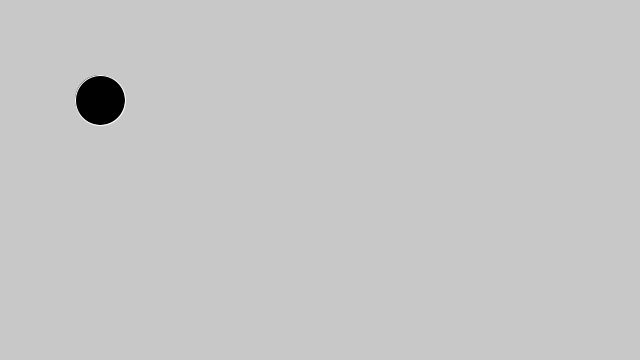
Frame 1 (no input)
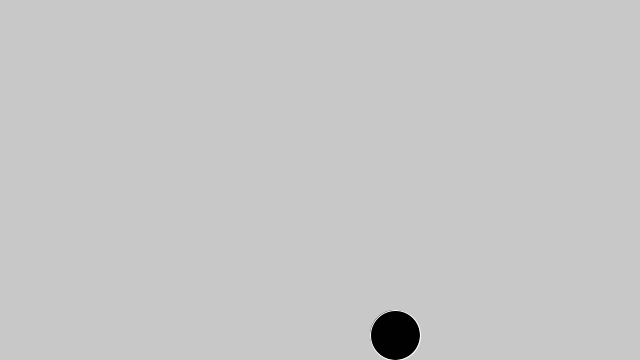
Frame 60 (the mouse pressed at the canvas centre just before this capture)
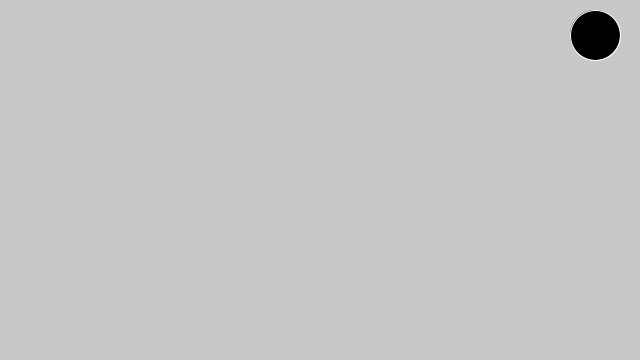
Frame 120 (the mouse held since frame 60 and released just before this capture)

The Processing sketch that drew these frames (run headless with seeded random() and noise(); from frame 60 on, the mouse is pressed at the canvas centre):

// Processing sketch: Activitat_2
// ── Activitat_2.pde
  PVector localitzacio; //Declarem dos variables PVector que son localitzacio i velocitat. Si ho fesim sense vectors tindrioem 4 variables.
  PVector velocitat;
 

   
  void setup() {
    size(640,360); //Mide Pantalla
    localitzacio = new PVector(100,100); //Donem una posicio inicial a la bola.
    velocitat = new PVector(5,5); //Donem la velocitat que volem en x , y.
    
  
  }
   
  void draw() {
    
   
    background(200);//Diem el color que volem de fons.
    stroke(255);//Color de la linia de la bola
    fill(1);//Color de la bola
    ellipse(localitzacio.x,localitzacio.y,50,50); //Fem referencia a la a la variable localitzacio que hem declarat com a Vector.Diem la posicio x, y
  
    localitzacio.add(velocitat);//Afageix el vector velociti a la localitzacio de la bola.
    
    
  //Creem els if els quals fan rebotar la bola quan arriben al limit de la pantalla. Fem referencia a X, Y amb el vector localitzacio.x i localitzacio.y.
  //Tambe modifiquem la velocitat per tal de que la bola no desaparegui del recuadra. La modifiquem amb velocitat.x i velocitat.y.
    if ((localitzacio.x > width) || (localitzacio.x < 0)) {
      velocitat.x = velocitat.x * -1;
    }
    if ((localitzacio.y > height) || (localitzacio.y < 0)) {
      velocitat.y = velocitat.y * -1;
    
    
   
  
  }
  }
